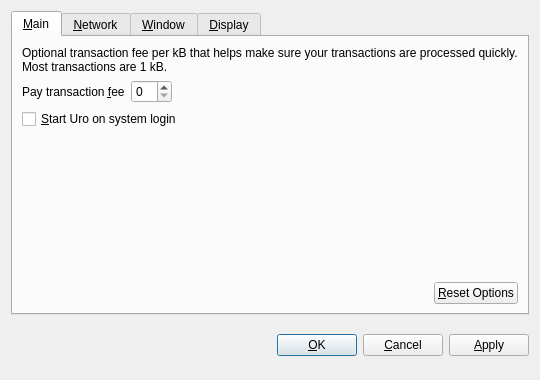
<?xml version="1.0" encoding="UTF-8"?>
<ui version="4.0">
 <class>OptionsDialog</class>
 <widget class="QDialog" name="OptionsDialog">
  <property name="geometry">
   <rect>
    <x>0</x>
    <y>0</y>
    <width>540</width>
    <height>380</height>
   </rect>
  </property>
  <property name="windowTitle">
   <string>Options</string>
  </property>
  <property name="modal">
   <bool>true</bool>
  </property>
  <layout class="QVBoxLayout" name="verticalLayout">
   <item>
    <widget class="QTabWidget" name="tabWidget">
     <property name="tabPosition">
      <enum>QTabWidget::North</enum>
     </property>
     <property name="currentIndex">
      <number>0</number>
     </property>
     <widget class="QWidget" name="tabMain">
      <attribute name="title">
       <string>&amp;Main</string>
      </attribute>
      <layout class="QVBoxLayout" name="verticalLayout_Main">
       <item>
        <widget class="QLabel" name="transactionFeeInfoLabel">
         <property name="text">
          <string>Optional transaction fee per kB that helps make sure your transactions are processed quickly. Most transactions are 1 kB.</string>
         </property>
         <property name="textFormat">
          <enum>Qt::PlainText</enum>
         </property>
         <property name="wordWrap">
          <bool>true</bool>
         </property>
        </widget>
       </item>
       <item>
        <layout class="QHBoxLayout" name="horizontalLayout_1_Main">
         <item>
          <widget class="QLabel" name="transactionFeeLabel">
           <property name="text">
            <string>Pay transaction &amp;fee</string>
           </property>
           <property name="textFormat">
            <enum>Qt::PlainText</enum>
           </property>
           <property name="buddy">
            <cstring>transactionFee</cstring>
           </property>
          </widget>
         </item>
         <item>
          <widget class="BitcoinAmountField" name="transactionFee"/>
         </item>
         <item>
          <spacer name="horizontalSpacer_1_Main">
           <property name="orientation">
            <enum>Qt::Horizontal</enum>
           </property>
           <property name="sizeHint" stdset="0">
            <size>
             <width>40</width>
             <height>20</height>
            </size>
           </property>
          </spacer>
         </item>
        </layout>
       </item>
       <item>
        <widget class="QCheckBox" name="bitcoinAtStartup">
         <property name="toolTip">
          <string>Automatically start Uro after logging in to the system.</string>
         </property>
         <property name="text">
          <string>&amp;Start Uro on system login</string>
         </property>
        </widget>
       </item>
       <item>
        <spacer name="verticalSpacer_Main">
         <property name="orientation">
          <enum>Qt::Vertical</enum>
         </property>
         <property name="sizeHint" stdset="0">
          <size>
           <width>20</width>
           <height>40</height>
          </size>
         </property>
        </spacer>
       </item>
       <item>
        <layout class="QHBoxLayout" name="horizontalLayout_2_Main">
         <item>
          <spacer name="horizontalSpacer_2_Main">
           <property name="orientation">
            <enum>Qt::Horizontal</enum>
           </property>
           <property name="sizeHint" stdset="0">
            <size>
             <width>40</width>
             <height>20</height>
            </size>
           </property>
          </spacer>
         </item>
         <item>
          <widget class="QPushButton" name="resetButton">
           <property name="toolTip">
            <string>Reset all client options to default.</string>
           </property>
           <property name="text">
            <string>&amp;Reset Options</string>
           </property>
           <property name="autoDefault">
            <bool>false</bool>
           </property>
          </widget>
         </item>
        </layout>
       </item>
      </layout>
     </widget>
     <widget class="QWidget" name="tabNetwork">
      <attribute name="title">
       <string>&amp;Network</string>
      </attribute>
      <layout class="QVBoxLayout" name="verticalLayout_Network">
       <item>
        <widget class="QCheckBox" name="mapPortUpnp">
         <property name="toolTip">
          <string>Automatically open the Uro client port on the router. This only works when your router supports UPnP and it is enabled.</string>
         </property>
         <property name="text">
          <string>Map port using &amp;UPnP</string>
         </property>
        </widget>
       </item>
       <item>
        <widget class="QCheckBox" name="connectSocks">
         <property name="toolTip">
          <string>Connect to the Uro network through a SOCKS proxy (e.g. when connecting through Tor).</string>
         </property>
         <property name="text">
          <string>&amp;Connect through SOCKS proxy:</string>
         </property>
        </widget>
       </item>
       <item>
        <layout class="QHBoxLayout" name="horizontalLayout_Network">
         <item>
          <widget class="QLabel" name="proxyIpLabel">
           <property name="text">
            <string>Proxy &amp;IP:</string>
           </property>
           <property name="textFormat">
            <enum>Qt::PlainText</enum>
           </property>
           <property name="buddy">
            <cstring>proxyIp</cstring>
           </property>
          </widget>
         </item>
         <item>
          <widget class="QValidatedLineEdit" name="proxyIp">
           <property name="maximumSize">
            <size>
             <width>140</width>
             <height>16777215</height>
            </size>
           </property>
           <property name="toolTip">
            <string>IP address of the proxy (e.g. 127.0.0.1)</string>
           </property>
          </widget>
         </item>
         <item>
          <widget class="QLabel" name="proxyPortLabel">
           <property name="text">
            <string>&amp;Port:</string>
           </property>
           <property name="textFormat">
            <enum>Qt::PlainText</enum>
           </property>
           <property name="buddy">
            <cstring>proxyPort</cstring>
           </property>
          </widget>
         </item>
         <item>
          <widget class="QLineEdit" name="proxyPort">
           <property name="maximumSize">
            <size>
             <width>55</width>
             <height>16777215</height>
            </size>
           </property>
           <property name="toolTip">
            <string>Port of the proxy (e.g. 9050)</string>
           </property>
          </widget>
         </item>
         <item>
          <widget class="QLabel" name="socksVersionLabel">
           <property name="text">
            <string>SOCKS &amp;Version:</string>
           </property>
           <property name="textFormat">
            <enum>Qt::PlainText</enum>
           </property>
           <property name="buddy">
            <cstring>socksVersion</cstring>
           </property>
          </widget>
         </item>
         <item>
          <widget class="QValueComboBox" name="socksVersion">
           <property name="toolTip">
            <string>SOCKS version of the proxy (e.g. 5)</string>
           </property>
          </widget>
         </item>
         <item>
          <spacer name="horizontalSpacer_Network">
           <property name="orientation">
            <enum>Qt::Horizontal</enum>
           </property>
           <property name="sizeHint" stdset="0">
            <size>
             <width>40</width>
             <height>20</height>
            </size>
           </property>
          </spacer>
         </item>
        </layout>
       </item>
       <item>
        <spacer name="verticalSpacer_Network">
         <property name="orientation">
          <enum>Qt::Vertical</enum>
         </property>
         <property name="sizeHint" stdset="0">
          <size>
           <width>20</width>
           <height>40</height>
          </size>
         </property>
        </spacer>
       </item>
      </layout>
     </widget>
     <widget class="QWidget" name="tabWindow">
      <attribute name="title">
       <string>&amp;Window</string>
      </attribute>
      <layout class="QVBoxLayout" name="verticalLayout_Window">
       <item>
        <widget class="QCheckBox" name="minimizeToTray">
         <property name="toolTip">
          <string>Show only a tray icon after minimizing the window.</string>
         </property>
         <property name="text">
          <string>&amp;Minimize to the tray instead of the taskbar</string>
         </property>
        </widget>
       </item>
       <item>
        <widget class="QCheckBox" name="minimizeOnClose">
         <property name="toolTip">
          <string>Minimize instead of exit the application when the window is closed. When this option is enabled, the application will be closed only after selecting Quit in the menu.</string>
         </property>
         <property name="text">
          <string>M&amp;inimize on close</string>
         </property>
        </widget>
       </item>
       <item>
        <spacer name="verticalSpacer_Window">
         <property name="orientation">
          <enum>Qt::Vertical</enum>
         </property>
         <property name="sizeHint" stdset="0">
          <size>
           <width>20</width>
           <height>40</height>
          </size>
         </property>
        </spacer>
       </item>
      </layout>
     </widget>
     <widget class="QWidget" name="tabDisplay">
      <attribute name="title">
       <string>&amp;Display</string>
      </attribute>
      <layout class="QVBoxLayout" name="verticalLayout_Display">
       <item>
        <layout class="QHBoxLayout" name="horizontalLayout_1_Display">
         <item>
          <widget class="QLabel" name="langLabel">
           <property name="text">
            <string>User Interface &amp;language:</string>
           </property>
           <property name="textFormat">
            <enum>Qt::PlainText</enum>
           </property>
           <property name="buddy">
            <cstring>lang</cstring>
           </property>
          </widget>
         </item>
         <item>
          <widget class="QValueComboBox" name="lang">
           <property name="toolTip">
            <string>The user interface language can be set here. This setting will take effect after restarting Uro.</string>
           </property>
          </widget>
         </item>
        </layout>
       </item>
       <item>
        <layout class="QHBoxLayout" name="horizontalLayout_2_Display">
         <item>
          <widget class="QLabel" name="unitLabel">
           <property name="text">
            <string>&amp;Unit to show amounts in:</string>
           </property>
           <property name="textFormat">
            <enum>Qt::PlainText</enum>
           </property>
           <property name="buddy">
            <cstring>unit</cstring>
           </property>
          </widget>
         </item>
         <item>
          <widget class="QValueComboBox" name="unit">
           <property name="toolTip">
            <string>Choose the default subdivision unit to show in the interface and when sending coins.</string>
           </property>
          </widget>
         </item>
        </layout>
       </item>
       <item>
        <widget class="QCheckBox" name="displayAddresses">
         <property name="toolTip">
          <string>Whether to show Uro addresses in the transaction list or not.</string>
         </property>
         <property name="text">
          <string>&amp;Display addresses in transaction list</string>
         </property>
        </widget>
       </item>
       <item>
        <widget class="QCheckBox" name="coinControlFeatures">
         <property name="toolTip">
          <string>Whether to show coin control features or not.</string>
         </property>
         <property name="text">
          <string>Display coin &amp;control features (experts only!)</string>
         </property>
        </widget>
       </item>
       <item>
        <spacer name="verticalSpacer_Display">
         <property name="orientation">
          <enum>Qt::Vertical</enum>
         </property>
         <property name="sizeHint" stdset="0">
          <size>
           <width>20</width>
           <height>40</height>
          </size>
         </property>
        </spacer>
       </item>
      </layout>
     </widget>
    </widget>
   </item>
   <item>
    <layout class="QHBoxLayout" name="horizontalLayout_Buttons">
     <item>
      <spacer name="horizontalSpacer_1">
       <property name="orientation">
        <enum>Qt::Horizontal</enum>
       </property>
       <property name="sizeHint" stdset="0">
        <size>
         <width>40</width>
         <height>48</height>
        </size>
       </property>
      </spacer>
     </item>
     <item>
      <widget class="QLabel" name="statusLabel">
       <property name="font">
        <font>
         <weight>75</weight>
         <bold>true</bold>
        </font>
       </property>
       <property name="text">
        <string/>
       </property>
       <property name="textFormat">
        <enum>Qt::PlainText</enum>
       </property>
       <property name="wordWrap">
        <bool>true</bool>
       </property>
      </widget>
     </item>
     <item>
      <spacer name="horizontalSpacer_2">
       <property name="orientation">
        <enum>Qt::Horizontal</enum>
       </property>
       <property name="sizeHint" stdset="0">
        <size>
         <width>40</width>
         <height>48</height>
        </size>
       </property>
      </spacer>
     </item>
     <item>
      <widget class="QPushButton" name="okButton">
       <property name="text">
        <string>&amp;OK</string>
       </property>
      </widget>
     </item>
     <item>
      <widget class="QPushButton" name="cancelButton">
       <property name="text">
        <string>&amp;Cancel</string>
       </property>
       <property name="autoDefault">
        <bool>false</bool>
       </property>
      </widget>
     </item>
     <item>
      <widget class="QPushButton" name="applyButton">
       <property name="text">
        <string>&amp;Apply</string>
       </property>
       <property name="autoDefault">
        <bool>false</bool>
       </property>
      </widget>
     </item>
    </layout>
   </item>
  </layout>
 </widget>
 <customwidgets>
  <customwidget>
   <class>BitcoinAmountField</class>
   <extends>QSpinBox</extends>
   <header>bitcoinamountfield.h</header>
  </customwidget>
  <customwidget>
   <class>QValueComboBox</class>
   <extends>QComboBox</extends>
   <header>qvaluecombobox.h</header>
  </customwidget>
  <customwidget>
   <class>QValidatedLineEdit</class>
   <extends>QLineEdit</extends>
   <header>qvalidatedlineedit.h</header>
  </customwidget>
 </customwidgets>
 <resources/>
 <connections/>
</ui>
